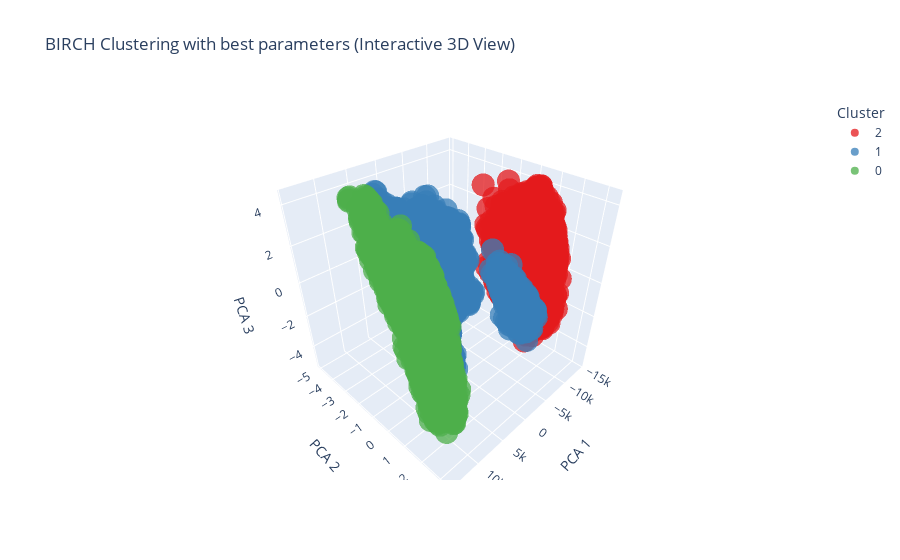

The cell this chart's notebook holds for it:
### Code cell
plot_clusters_3d(df, best_labels, title="BIRCH Clustering with best parameters (Interactive 3D View)")

### Figure 1 — Plotly figure (JSON) as saved in the notebook; plotly's stock layout.template omitted (floating-point values rounded to 4 significant figures; data arrays with more than 128 entries replaced by an {"elided": "..."} marker saying what was removed)
{"data": [{"hovertemplate": "Cluster=2<br>PC1=%{x}<br>PC2=%{y}<br>PC3=%{z}<extra></extra>", "legendgroup": "2", "marker": {"color": "rgb(228,26,28)", "opacity": 0.75, "symbol": "circle"}, "mode": "markers", "name": "2", "scene": "scene", "showlegend": true, "type": "scatter3d", "x": {"elided": "8869 float values"}, "y": {"elided": "8869 float values"}, "z": {"elided": "8869 float values"}}, {"hovertemplate": "Cluster=1<br>PC1=%{x}<br>PC2=%{y}<br>PC3=%{z}<extra></extra>", "legendgroup": "1", "marker": {"color": "rgb(55,126,184)", "opacity": 0.75, "symbol": "circle"}, "mode": "markers", "name": "1", "scene": "scene", "showlegend": true, "type": "scatter3d", "x": {"elided": "9624 float values"}, "y": {"elided": "9624 float values"}, "z": {"elided": "9624 float values"}}, {"hovertemplate": "Cluster=0<br>PC1=%{x}<br>PC2=%{y}<br>PC3=%{z}<extra></extra>", "legendgroup": "0", "marker": {"color": "rgb(77,175,74)", "opacity": 0.75, "symbol": "circle"}, "mode": "markers", "name": "0", "scene": "scene", "showlegend": true, "type": "scatter3d", "x": {"elided": "10009 float values"}, "y": {"elided": "10009 float values"}, "z": {"elided": "10009 float values"}}], "layout": {"legend": {"title": {"text": "Cluster"}, "tracegroupgap": 0}, "scene": {"domain": {"x": [0, 1], "y": [0, 1]}, "xaxis": {"title": {"text": "PCA 1"}}, "yaxis": {"title": {"text": "PCA 2"}}, "zaxis": {"title": {"text": "PCA 3"}}}, "title": {"text": "BIRCH Clustering with best parameters (Interactive 3D View)"}}}
